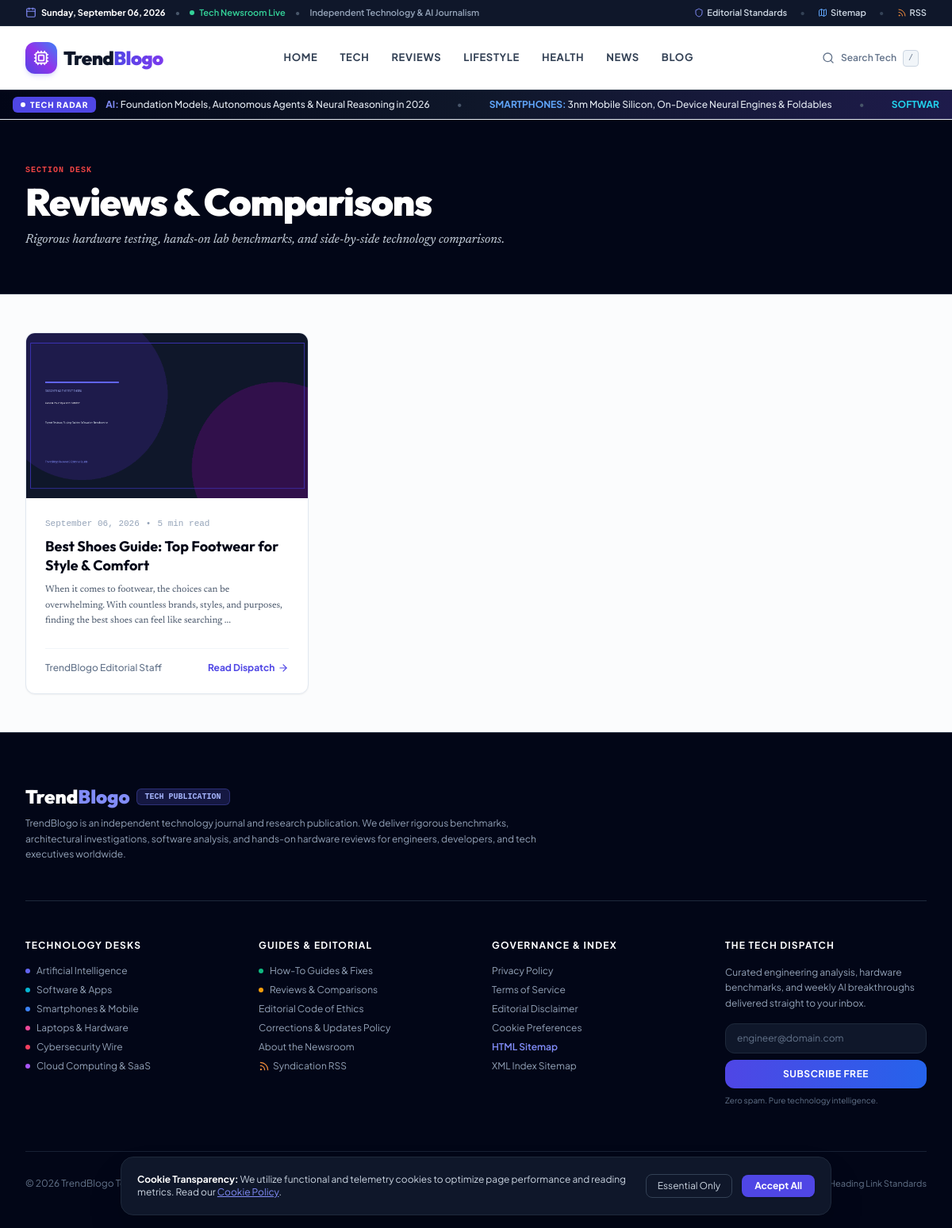
/category/reviews, run on an earlier commit of the app's database.
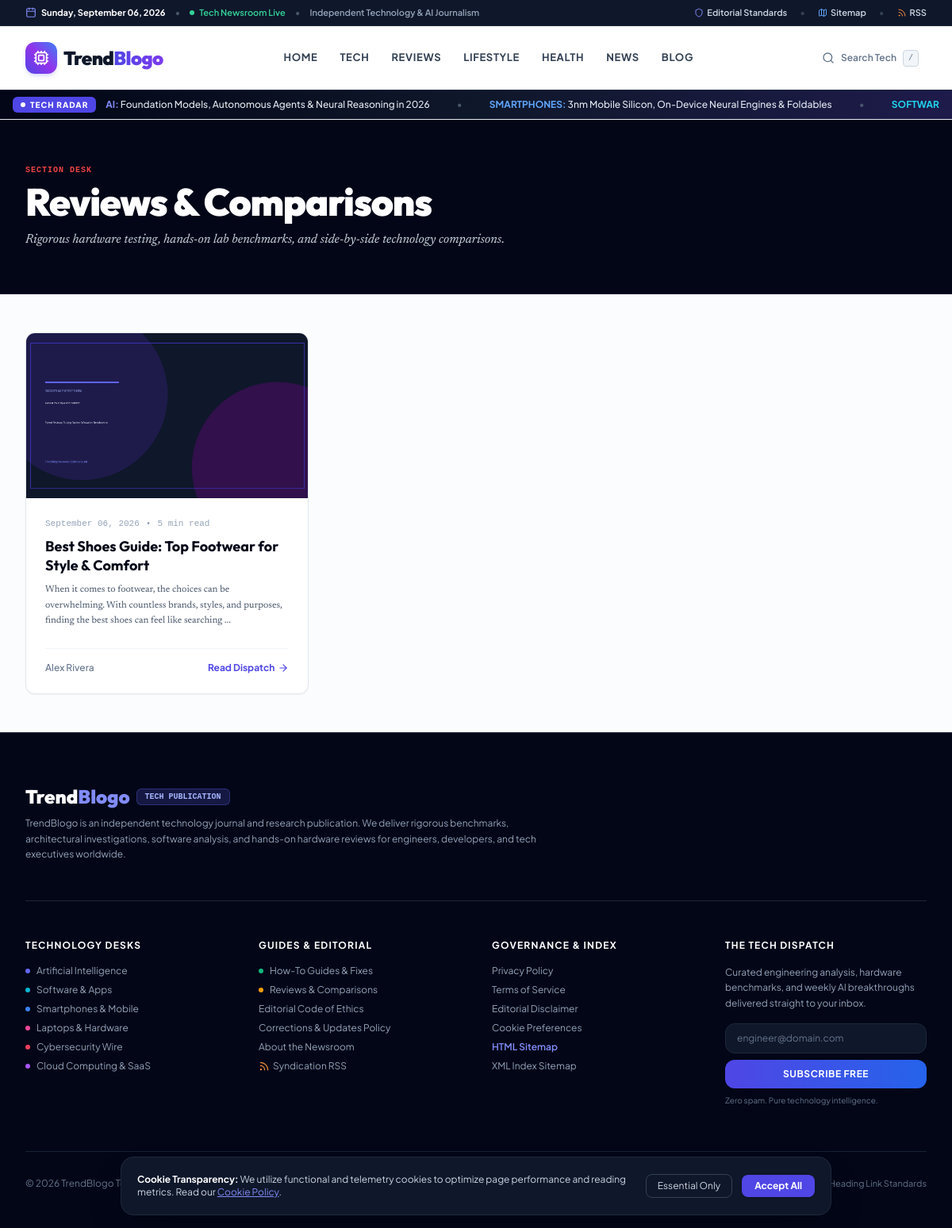
And on a later commit of the database.
### app/models/article.py (models this page shows)
class Article(Base):
    __tablename__ = "articles"
    id = Column(Integer, primary_key=True, index=True)
    title = Column(String(255), nullable=False)
    slug = Column(String(255), unique=True, index=True, nullable=False)
    primary_keyword = Column(String(150), index=True, nullable=False)
    secondary_keywords = Column(Text, nullable=True)
    search_intent = Column(String(50), default="informational")
    template_type = Column(String(50), default="ultimate_guide")
    summary = Column(Text, nullable=True)
    content = Column(Text, nullable=False)  # Markdown format
    html_content = Column(Text, nullable=True)  # Rendered HTML
    featured_image = Column(String(255), nullable=False)
    featured_image_alt = Column(String(255), nullable=False)
    featured_image_caption = Column(String(255), nullable=True)
    image_1_url = Column(String(255), nullable=True)
    image_1_alt = Column(String(255), nullable=True)
    image_1_caption = Column(String(255), nullable=True)
    image_2_url = Column(String(255), nullable=True)
    image_2_alt = Column(String(255), nullable=True)
    image_2_caption = Column(String(255), nullable=True)
    image_3_url = Column(String(255), nullable=True)
    image_3_alt = Column(String(255), nullable=True)
    image_3_caption = Column(String(255), nullable=True)
    category_id = Column(Integer, ForeignKey("categories.id", ondelete="SET NULL"), nullable=True)
    author_name = Column(String(100), default="Editorial Team")
    author_slug = Column(String(100), default="editorial-team", index=True)
    status = Column(String(30), default="published", index=True)  # draft, published, scheduled
    scheduled_at = Column(DateTime, nullable=True)
    published_at = Column(DateTime, default=datetime.utcnow, index=True)
    created_at = Column(DateTime, default=datetime.utcnow)
    updated_at = Column(DateTime, default=datetime.utcnow, onupdate=datetime.utcnow)
    word_count = Column(Integer, default=0)
    reading_time = Column(Integer, default=5)  # minutes
    view_count = Column(Integer, default=0)
    seo_title = Column(String(150), nullable=True)
    meta_description = Column(String(320), nullable=True)
    canonical_url = Column(String(255), nullable=True)
    og_title = Column(String(150), nullable=True)
    og_description = Column(String(320), nullable=True)
    schema_json = Column(Text, nullable=True)
    quality_score = Column(Float, default=95.0)
    quality_report = Column(Text, nullable=True)  # JSON string
    category = relationship("Category", back_populates="articles")
    tags = relationship("ArticleTag", back_populates="article", cascade="all, delete-orphan")
    internal_links_out = relationship("InternalLink", foreign_keys="InternalLink.source_article_id", cascade="all, delete-orphan")
    external_links = relationship("ExternalLink", cascade="all, delete-orphan")

### app/routes/public.py (the view)
@router.get("/category/{slug}", response_class=HTMLResponse)
def category_detail(slug: str, request: Request, page: int = Query(1, ge=1), db: Session = Depends(get_db)):
    category = db.query(Category).filter(Category.slug == slug).first()
    if not category and slug == "tech":
        category = db.query(Category).filter(Category.slug.in_(["tech", "tech-news", "ai"])).first()
        if not category:
            category = Category(
                name="Tech",
                slug="tech",
                description="Comprehensive technology reporting, systems engineering, and hardware reviews.",
                color="#2563EB"
            )
            db.add(category)
            db.commit()
            db.refresh(category)
    if not category:
        raise HTTPException(status_code=404, detail="Category not found")
    ctx = get_common_context(db, request)
    query = db.query(Article).filter(Article.category_id == category.id, Article.status == "published").order_by(desc(Article.published_at))
    total = query.count()
    per_page = 9
    total_pages = max(1, (total + per_page - 1) // per_page)
    articles = query.offset((page - 1) * per_page).limit(per_page).all()
    ctx.update({
        "category": category,
        "articles": articles,
        "page": page,
        "total_pages": total_pages,
        "total_count": total,
        "title": f"{category.name} Articles | TrendBlogo",
        "meta_desc": category.description or f"Discover top-tier articles and guides on {category.name} published on TrendBlogo."
    })
    return templates.TemplateResponse(request=request, name="blog/category.html", context=ctx)

### app/templates/blog/category.html (shortened to what this page needs)
{% extends "base.html" %}
{% block content %}
<div class="bg-slate-950 py-14 text-white border-b border-slate-800">
  <div class="max-w-7xl mx-auto px-4 sm:px-6 lg:px-8">
    <div class="max-w-2xl">
      <div class="text-[10px] font-mono uppercase tracking-widest text-red-500 font-bold mb-2">Section Desk</div>
      <h1 class="font-display text-4xl sm:text-5xl font-black tracking-tight mb-3">{{ category.name }}</h1>
      <p class="font-editorial text-base text-slate-300 italic">{{ category.description or "Comprehensive editorial investigations, architecture breakdowns, and industry frameworks." }}</p>
    </div>
  </div>
</div>
<div class="max-w-7xl mx-auto px-4 sm:px-6 lg:px-8 py-12">
  {% if articles and articles|length > 0 %}
  <div class="grid grid-cols-1 md:grid-cols-3 gap-8">
    {% for article in articles %}
    <article class="bg-white rounded-xl overflow-hidden border border-slate-200 flex flex-col justify-between hover:border-slate-400 transition shadow-sm group">
      <a href="/blog/{{ article.slug }}" class="relative h-52 w-full overflow-hidden bg-slate-100 block">
        <img src="{{ article.featured_image }}" alt="{{ article.featured_image_alt or article.title }}" class="w-full h-full object-cover group-hover:scale-105 transition duration-300" loading="lazy">
      </a>
      <div class="p-6 flex-1 flex flex-col justify-between">
        <div>
          <div class="flex items-center space-x-2 text-[11px] text-slate-400 mb-2 font-mono">
            <span>{{ article.published_at.strftime("%B %d, %Y") if article.published_at else "September 2026" }}</span>
            <span>•</span>
            <span>{{ article.reading_time }} min read</span>
          </div>
          <h2 class="font-display text-lg font-bold text-slate-950 group-hover:text-indigo-600 transition line-clamp-2 leading-snug mb-2">
            <a href="/blog/{{ article.slug }}">{{ article.title }}</a>
          </h2>
          <p class="font-editorial text-xs text-slate-600 line-clamp-3 leading-relaxed">
            {{ article.summary }}
          </p>
        </div>
        <div class="mt-6 pt-4 border-t border-slate-100 flex items-center justify-between text-xs">
          <span class="text-slate-500 font-medium">{{ article.author_name or "Editorial Team" }}</span>
          <a href="/blog/{{ article.slug }}" class="font-bold text-indigo-600 hover:text-red-700 inline-flex items-center">
            Read Dispatch <i data-lucide="arrow-right" class="w-3.5 h-3.5 ml-1"></i>
          </a>
        </div>
      </div>
    </article>
    {% endfor %}
  </div>
  {% endif %}
</div>
{% endblock %}

What changed in the data, as far as the page shows it:
changed Article "Best Shoes Guide: Top Footwear for Style & Comfort": author_name "TrendBlogo Editorial Staff" → "Alex Rivera"
